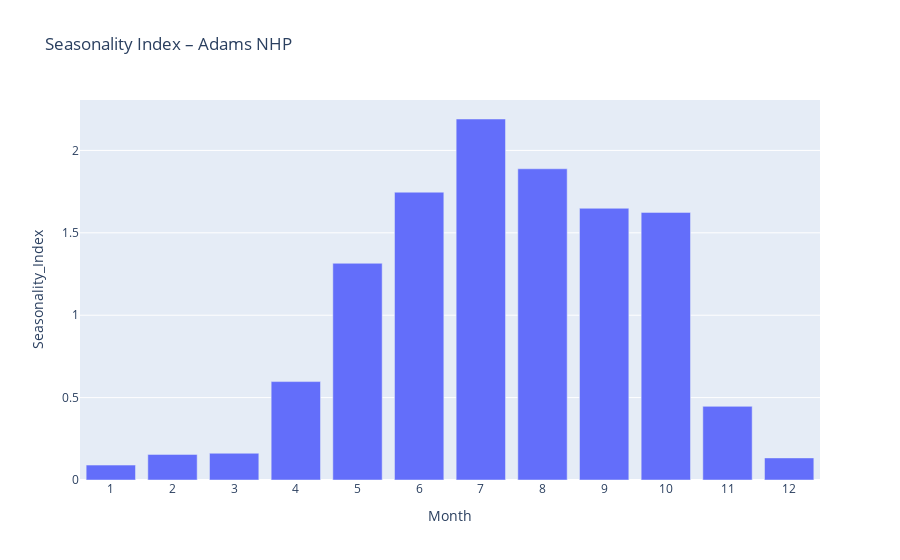

The code cell stored with this chart in its notebook:
### Code cell
# Heatmap for one park example:
one = park_month_avg[park_month_avg["Park"] == park_month_avg["Park"].iloc[0]]
fig = px.bar(one, x="Month", y="Seasonality_Index", title=f"Seasonality Index – {one['Park'].iloc[0]}")
fig.update_xaxes(dtick=1)
fig.show()

### Figure 1 — Plotly figure (JSON) as saved in the notebook; plotly's stock layout.template omitted (floating-point values rounded to 4 significant figures)
{"data": [{"alignmentgroup": "True", "hovertemplate": "Month=%{x}<br>Seasonality_Index=%{y}<extra></extra>", "legendgroup": "", "marker": {"color": "#636efa", "pattern": {"shape": ""}}, "name": "", "offsetgroup": "", "orientation": "v", "showlegend": false, "textposition": "auto", "type": "bar", "x": [1, 2, 3, 4, 5, 6, 7, 8, 9, 10, 11, 12], "xaxis": "x", "y": [0.09053, 0.1554, 0.1622, 0.5972, 1.315, 1.746, 2.191, 1.889, 1.649, 1.624, 0.4469, 0.134], "yaxis": "y"}], "layout": {"barmode": "relative", "legend": {"tracegroupgap": 0}, "title": {"text": "Seasonality Index – Adams NHP"}, "xaxis": {"anchor": "y", "domain": [0, 1], "dtick": 1, "title": {"text": "Month"}}, "yaxis": {"anchor": "x", "domain": [0, 1], "title": {"text": "Seasonality_Index"}}}}
